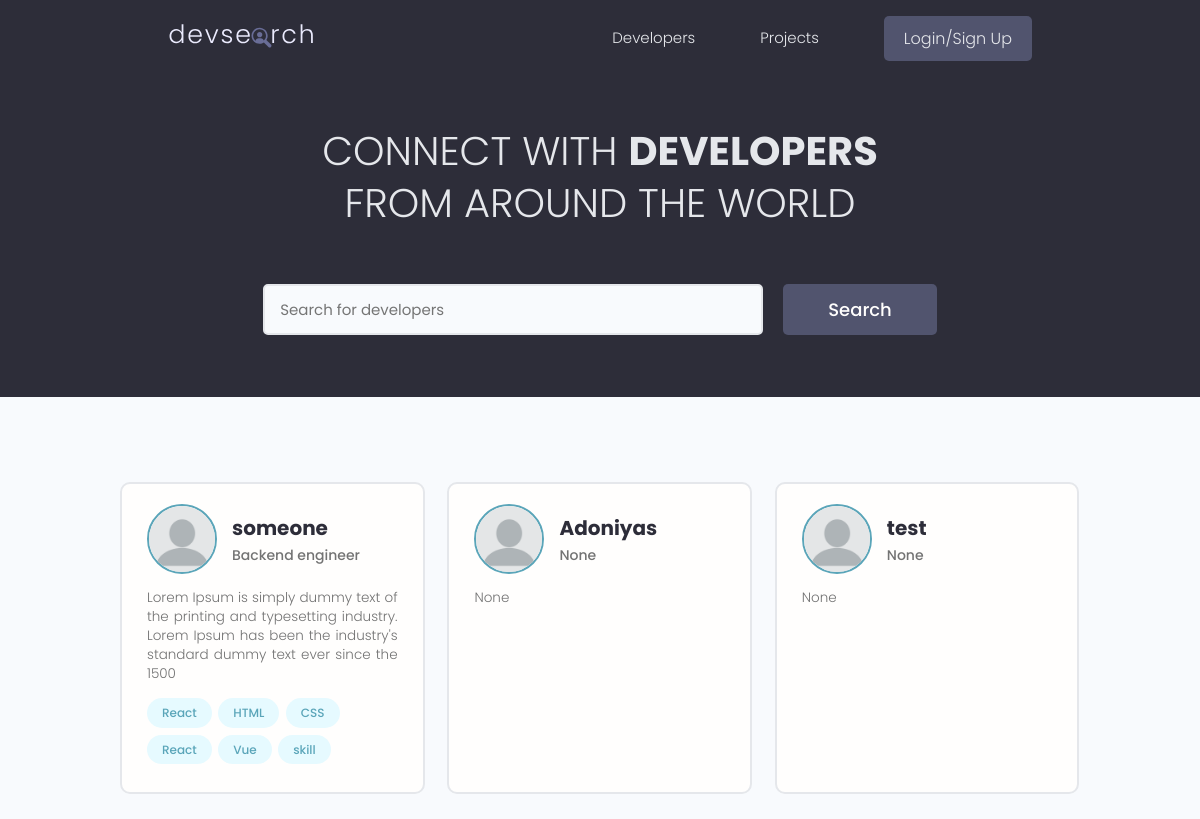
The page / on the database its author committed.
### users/models.py (models this page shows, shortened)
class Profile(models.Model):
    user = models.OneToOneField(User, on_delete=models.CASCADE)
    id = models.UUIDField(default=uuid4, primary_key=True, editable=False)
    name = models.CharField(max_length=200)
    email = models.EmailField(max_length=200)
    username = models.CharField(max_length=200, blank=True, null=True)
    location = models.CharField(max_length=200, blank=True, null=True)
    short_intro = models.CharField(max_length=200, blank=True, null=True)
    bio = models.TextField(max_length=200, blank=True, null=True)
    profile_pic =models.ImageField(upload_to="profile_pic/", default="profile_pic/default.png")
    social_github = models.CharField(max_length=200, blank=True, null=True)
    social_twitter = models.CharField(max_length=200, blank=True, null=True)
    social_linkedin = models.CharField(max_length=200, blank=True, null=True)
    social_youtube = models.CharField(max_length=200, blank=True, null=True)
    social_website = models.CharField(max_length=200, blank=True, null=True)
    created_at = models.DateTimeField(auto_now_add=True)

class Skill(models.Model):
    id = models.UUIDField(default=uuid4, primary_key=True, editable=False)
    owner = models.ForeignKey(Profile, on_delete=models.CASCADE, blank=True, null=True)
    name = models.CharField(max_length=200, blank=True, null=True)
    description = models.TextField(max_length=200, blank=True, null=True)
    created_id = models.DateTimeField(auto_now_add=True)
    def __str__(self) -> str:
        return self.name

### users/views.py (the view)
# urls.py: path("", views.profiles, name="profiles"),
def profiles(request):
    profiles, search_query = search_profile(request)
    custom_range, profiles = paginate_profiles(request, profiles, 3)
    context = {"profiles": profiles, "search_query":search_query, "custom_range": custom_range}
    return render(request, "users/profiles.html", context)

### users/utils.py (called while the page is built)
def search_profile(request):
    search_query = ''
    if request.GET.get('search_query'):
        search_query = request.GET.get('search_query')
    skill = Skill.objects.filter(name__icontains=search_query)
    profile = Profile.objects.distinct().filter(Q(name__icontains=search_query) |
                                    Q(short_intro__icontains=search_query) |
                                    Q(skill__in= skill)
                                    )
    return profile, search_query

def paginate_profiles(request, profiles, result):
    page = request.GET.get('page')
    profiles = profiles
    paginator = Paginator(profiles, result)
    try:
        profiles = paginator.page(page)
    except PageNotAnInteger:
        page = 1
        profiles = paginator.page(page)
    except EmptyPage:
        page = paginator.num_pages
        profiles = paginator.page(page)
    left = (int(page) - 4)
    if left < 1:
        left = 1
    right = (int(page) + 5)
    if right > paginator.num_pages:
        right = paginator.num_pages + 1
    custom_range = range(left, right)
    return custom_range, profiles

### users/templates/users/profiles.html (shortened to what this page needs)
{% extends 'base.html' %}
{% block content %}
<main class="home">
  <section class="hero-section text-center">
    <div class="container container--narrow">
      <div class="hero-section__box">
        <h2>CONNECT WITH <span>DEVELOPERS</span></h2>
        <h2>FROM AROUND THE WORLD</h2>
      </div>
      <div class="hero-section__search">
        <form class="form" id ="searchForm" action="{% url 'profiles' %}" method="get">
          <div class="form__field">
              <input class="input input--text" id="formInput#search" type="text" name="search_query"
                placeholder="Search for developers" value="{{search_query}}" />
            </div>
            <input class="btn btn--sub btn--lg" type="submit" value="Search" />
          </form>
        </div>
      </div>
    </section>
    <section class="devlist">
      <div class="container">
        <div class="grid grid--three">
          {% for profile in profiles %}
          <div class="column card">
            <div class="dev">
              <a href="{% url 'user-profile' profile.id %}" class="card__body">
                <div class="dev__profile">
                  <img class="avatar avatar--md" src="{{profile.profile_pic.url}}" alt="image" />
                  <div class="dev__meta">
                    <h3>{{profile.name}}</h3>
                    <h5>{{profile.short_intro}}</h5>
                  </div>
                </div>
                <p class="dev__info">
                 {{profile.bio|slice:"150"}}
                </p>
                <div class="dev__skills">
                  {% for skill in profile.skill_set.all %}
                  <span class="tag tag--pill tag--main">
                    <small>{{skill}}</small>
                  </span>
                  {% endfor %}
                </div>
              </a>
            </div>
          </div>
          {% endfor %}
        </div>
      </div>
    </section>
  </main>
{% endblock %}

### static/styles/app.css (style rules this page uses)
:root { --color-sub: #2d2d39; }
.btn--sub { background-color: var(--color-sub-light); }
.card { border: 2px solid var(--color-light); }
img { width: 100%; }
.hero-section { height: 40vh; display: flex; align-items: center; background-color: var(--color-sub); }
.hero-section__box { margin-bottom: 4rem; }
.hero-section__box > h2, .hero-section__box > h2 > span { font-size: 4rem; color: var(--color-light); line-height: 1.3; text-transform: uppercase; }
.hero-section__box > h2 { font-weight: 300; }
.hero-section__box > h2 > span { font-weight: 700; }
.hero-section__search > .form { display: flex; align-items: center; justify-content: center; gap: 2rem; }
.hero-section__search > .form input.input--text { width: 50rem; }
.devlist { margin-top: 8rem; }
.devlist .grid { align-items: stretch; }
.devlist .dev .dev__profile { display: flex; align-items: center; gap: 1.5rem; }
.devlist .dev .dev__meta h3 { color: var(--color-sub); font-size: 2rem; font-weight: 700; }
.devlist .dev .dev__meta h5 { color: var(--color-text); font-size: 1.4rem; font-weight: 500; }
.devlist .dev .dev__info { margin: 1.5rem 0; font-size: 1.35rem; line-height: 1.4; text-align: justify; }

### static/uikit/styles/modules/_variables.css (style rules this page uses)
:root { --color-main: #5aa5b9; --color-main-light: #e6faff; --color-sub: #3f4156; --color-sub-light: #51546e; --color-sub-lighter: #ededfd; --color-text: #737373; --color-gray: #8b8b8b; --color-light: #e5e7eb; --color-light-gray: #767676; --color-bg: #f8fafd; --color-white: #fffefd; --color-white-light: #f3f3f3; --color-success: #359e64; --color-success-bg: #def8e8; --color-error: #fc4b0b; --color-error-bg: #fff2ee; --font-base: 'Poppins', arial, helvetica, 'Segoe UI', roboto, ubuntu, sans-serif; --font-monospace: 'Fira Code', 'Courier New', courier, monospace; --font-regular: 300; --font-medium: 500; --font-bold: 700; --generic-shadow: 1px 1px 5px #00000010; --generic-transition: all 0.3s ease-in-out; }

### static/uikit/styles/modules/_base.css (style rules this page uses)
* { margin: 0; padding: 0; box-sizing: border-box; text-rendering: optimizeLegibility; color: inherit; font-size: inherit; }
html { font-size: 50%; }
@media only screen and (min-width: 480px) { html { font-size: 56.25%; } }
@media only screen and (min-width: 1200px) { html { font-size: 62.5%; } }
body { line-height: 1.6; font-weight: 400; font-size: 1.5rem; color: var(--color-text); background-color: var(--color-bg); min-height: 100vh; }

### static/uikit/styles/modules/_typography.css (style rules this page uses)
* { font-family: var(--font-base); }
h2 { font-size: 3.6rem; font-weight: var(--font-bold); }
h3 { font-size: 3.2rem; font-weight: var(--font-medium); }
h5 { font-size: 2.4rem; font-weight: var(--font-medium); }
h5, h6 { font-weight: var(--font-regular); }
p, span, strong { font-size: 1.6rem; color: var(--color-text); font-weight: var(--font-regular); }
a { padding-bottom: 2px; text-decoration: none; display: inline-block; color: var(--color-main); font-weight: var(--font-medium); }

### static/uikit/styles/modules/_utilities.css (style rules this page uses)
.container { width: 92%; max-width: 165rem; margin: 0 auto; box-sizing: border-box; }
.container--narrow { width: 92%; max-width: 120rem; }
@media screen and (min-width: 1000px) { .container { width: 90%; } }
@media screen and (min-width: 1000px) { .container--narrow { width: 85%; } }
@media screen and (min-width: 1200px) { .container { width: 80%; } }
@media screen and (min-width: 1200px) { .container--narrow { width: 72%; } }
.text-center { text-align: center; }

### static/uikit/styles/modules/_avatar.css (style rules this page uses)
.avatar { border-radius: 50%; border: 2px solid var(--color-main); object-fit: cover; }
.avatar--md { height: 7rem; width: 7rem; }

### static/uikit/styles/modules/_button.css (style rules this page uses)
.btn { display: inline-block; position: relative; cursor: pointer; background-color: var(--color-light); font-weight: var(--font-medium); color: var(--color-sub); text-decoration: none; padding: 1rem 2rem; border-radius: 0.5rem; border: none; width: -webkit-fit-content; width: -moz-fit-content; width: fit-content; height: -webkit-fit-content; height: -moz-fit-content; height: fit-content; font-size: 1.6rem; outline-width: 0; outline-color: transparent; -webkit-backface-visibility: hidden; backface-visibility: hidden; transition: all 0.3s ease-in-out; }
.btn--sub { background-color: var(--color-sub); color: var(--color-white); }
.btn--lg { font-size: 1.8rem; padding: 1.2rem 4.5rem; }

### static/uikit/styles/modules/_card.css (style rules this page uses)
.card { border-radius: 1rem; background-color: var(--color-white); border: 1.5px solid var(--color-light); width: auto; height: auto; margin-top: 0.5rem; margin-bottom: 0.5rem; overflow: hidden; }
.card__body, .card__header { padding: 2rem 2.5rem; }

### rows shown on the page
Profile: profile_pic (placeholder picture), name "someone", short_intro "Backend engineer", bio "Lorem Ipsum is simply dummy text of the printing and typesetting industry. Lorem Ipsum has been the industry's standard dummy text ever since the 1500"
Skill: name "React"
Skill: name "HTML"
Skill: name "CSS"
Skill: name "React"
Skill: name "Vue"
Skill: name "skill"
Profile: profile_pic (placeholder picture), name "Adoniyas", short_intro "None", bio "None"
Profile: profile_pic (placeholder picture), name "test", short_intro "None", bio "None"
